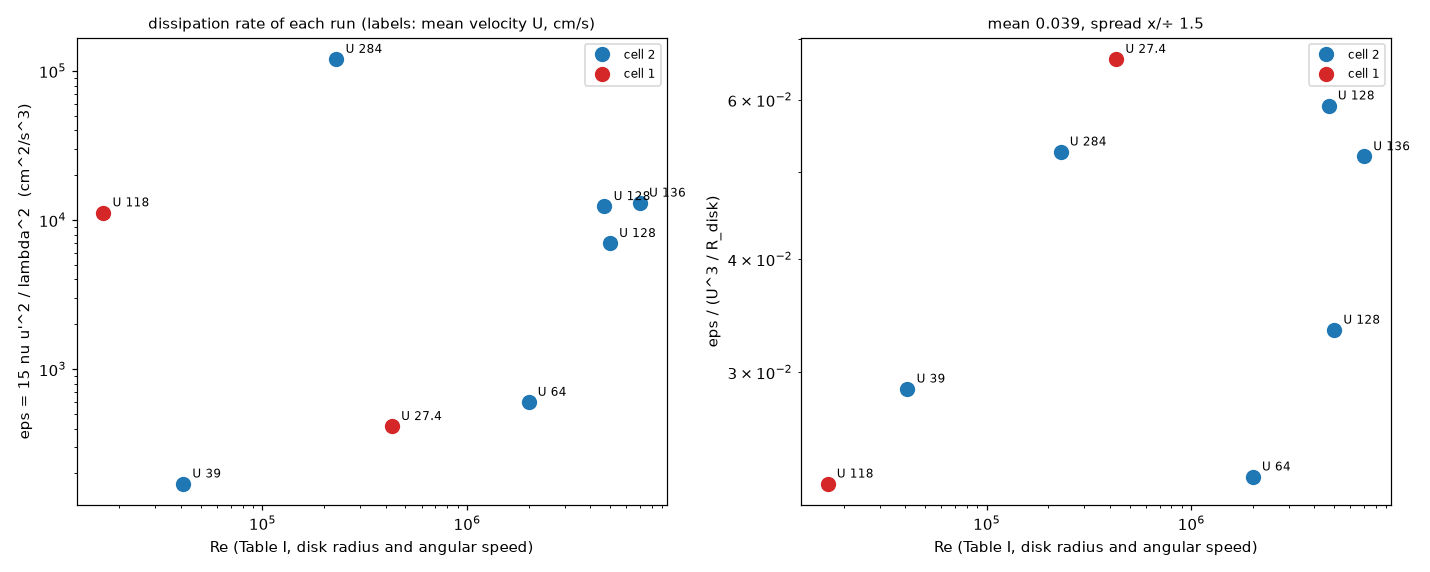

This chart was generated by the following Python code:
"""belin_table1_eps_re.py  v01  Table I of Belin et al. (1996): the dissipation rate against the Reynolds number.
eps is taken from lambda: eps = 15 nu u'^2 / lambda^2 (lambda is printed with three digits, so it is less affected by rounding than eta, eps ~ eta^-4).  Cell radii (p. 3): cell 2 10 cm, cell 1 3.3 cm.
Left: eps against Re.  Right: eps / (U^3 / R_disk) against Re, which is constant if the dissipation scales with the mean velocity and the disk radius.
Usage: python belin_table1_eps_re.py     writes belin_table1_eps_re.png

Versions  M01 m01.v01 (2026-11-13): first version.
"""
import os

import matplotlib
matplotlib.use("Agg")
import matplotlib.pyplot as plt
import numpy as np

HERE = os.path.dirname(os.path.abspath(__file__))
ROWS = [(2, 1.6e-2, 39, 8, 4.1e4, 3000), (2, 2.1e-2, 284, 94, 2.3e5, 1520), (2, 4.6e-4, 128, 37, 4.7e6, 276), (2, 3.3e-4, 136, 52, 7e6, 320), (2, 4.4e-4, 128, 27, 5e6, 262),
        (2, 1.1e-3, 64, 13, 2e6, 680), (1, 2.7e-2, 118, 29, 16700, 1740), (1, 2.6e-4, 27.4, 6.1, 4.3e5, 187)]      # cell, nu, U, u', Re, lambda (um)
DISK = {2: 10.0, 1: 3.3}


def main():
    cell = np.array([r[0] for r in ROWS])
    nu, U, up, Re, lam = (np.array([r[i] for r in ROWS], float) for i in range(1, 6))
    eps = 15 * nu * up ** 2 / (lam * 1e-4) ** 2                                  # cm^2/s^3
    radius = np.array([DISK[c] for c in cell])
    scaled = eps / (U ** 3 / radius)
    fig, ax = plt.subplots(1, 2, figsize=(13, 5.2))
    for c, colour in ((2, "tab:blue"), (1, "tab:red")):
        sel = cell == c
        ax[0].loglog(Re[sel], eps[sel], "o", ms=9, color=colour, label="cell %d" % c)
        ax[1].loglog(Re[sel], scaled[sel], "o", ms=9, color=colour, label="cell %d" % c)
    for a, y in zip(ax, (eps, scaled)):
        for x, yy, u in zip(Re, y, U):
            a.annotate("U %g" % u, (x, yy), textcoords="offset points", xytext=(6, 4), fontsize=8)
        a.set_xlabel("Re (Table I, disk radius and angular speed)")
        a.legend(fontsize=8)
    ax[0].set_ylabel("eps = 15 nu u'^2 / lambda^2  (cm^2/s^3)")
    ax[1].set_ylabel("eps / (U^3 / R_disk)")
    ax[1].set_title("mean %.3f, spread x/÷ %.1f" % (np.exp(np.mean(np.log(scaled))), np.exp(np.std(np.log(scaled)))), fontsize=10)
    ax[0].set_title("dissipation rate of each run (labels: mean velocity U, cm/s)", fontsize=10)
    fig.tight_layout()
    fig.savefig(os.path.join(HERE, "belin_table1_eps_re.png"), dpi=110)
    print("eps/(U^3/R): geometric mean %.3f, factor spread %.2f" % (np.exp(np.mean(np.log(scaled))), np.exp(np.std(np.log(scaled)))))


if __name__ == "__main__":
    main()
